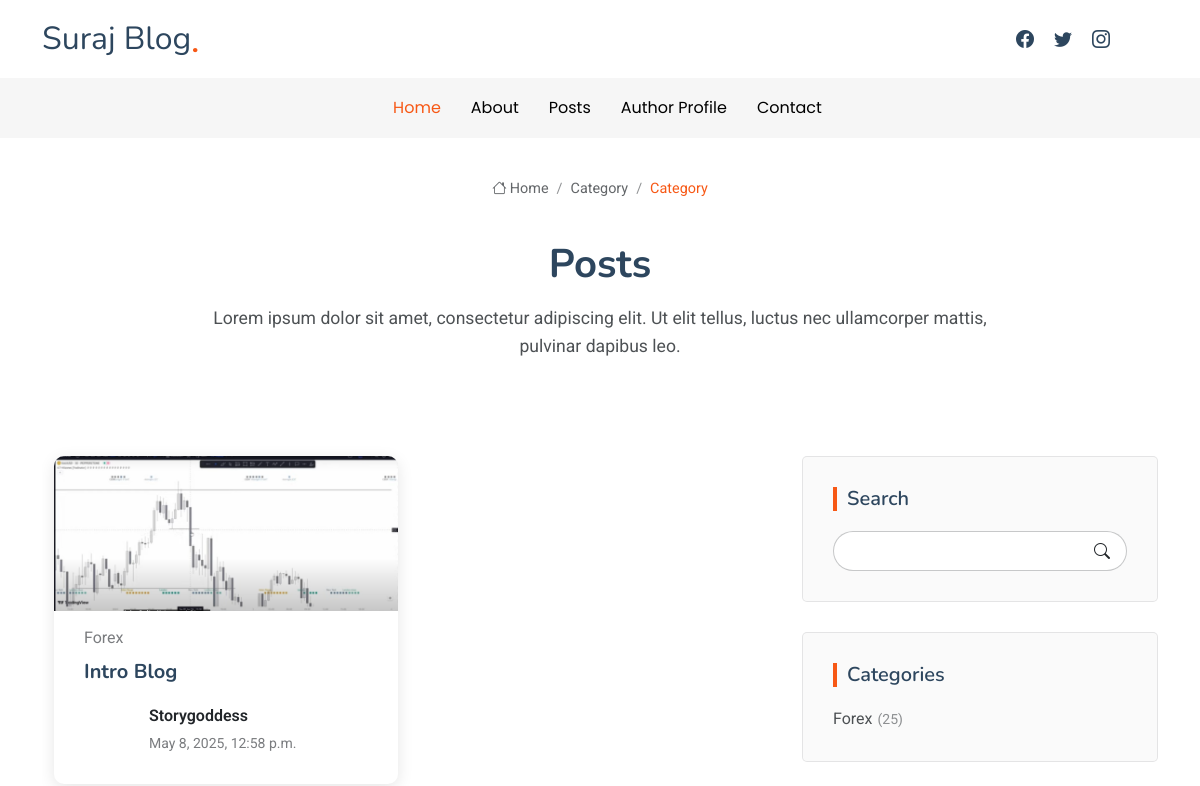
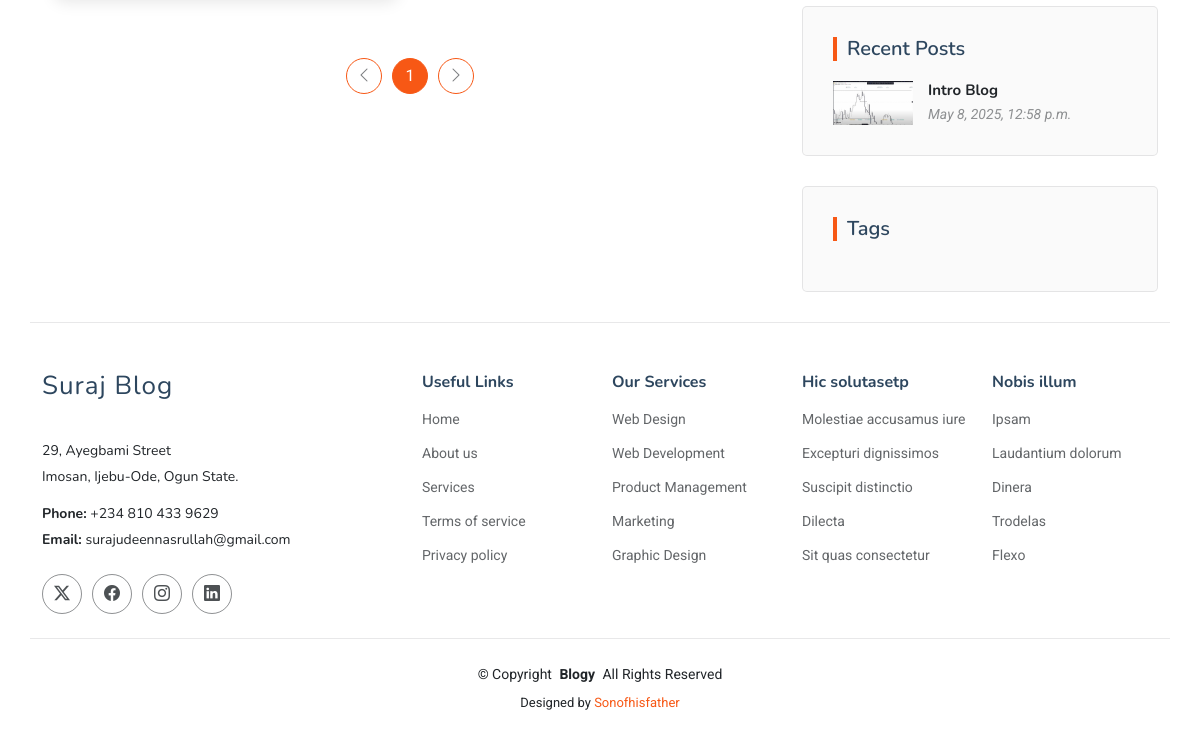
The page /category?page=2 on the database as committed earlier (2 pictures, top to bottom).
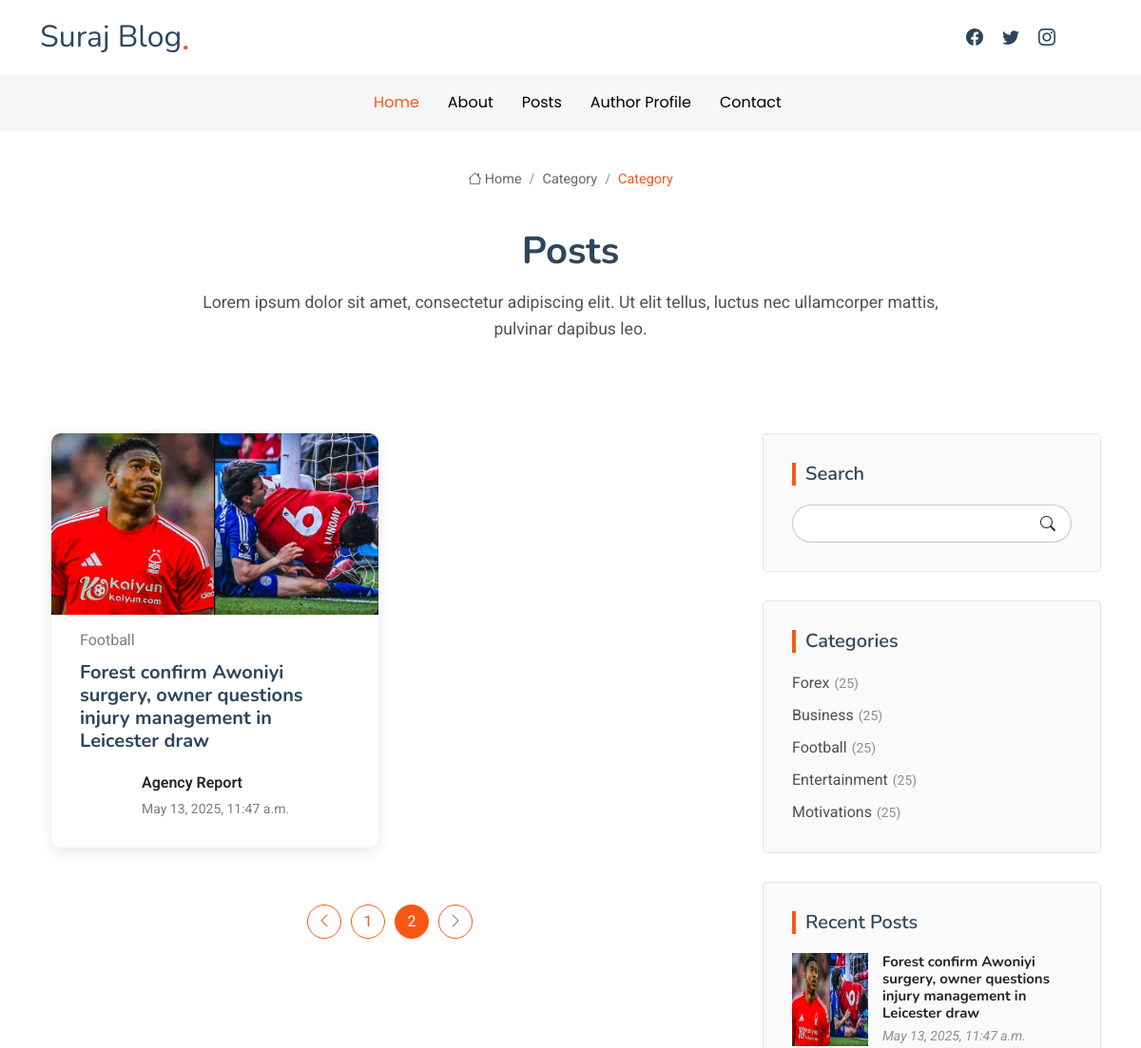
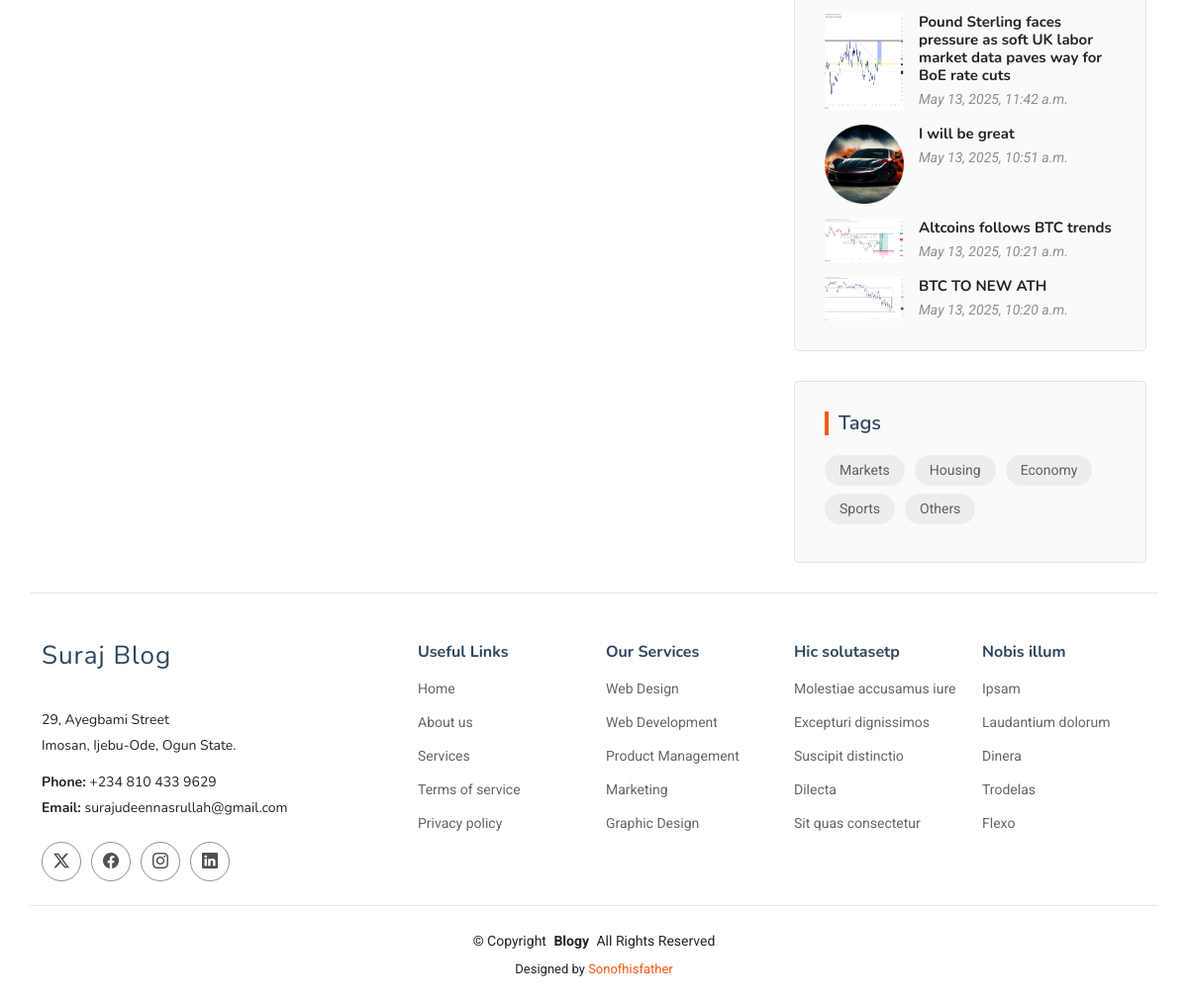
The same page on the database as committed later (2 pictures, top to bottom).
### Blog7/models.py (models this page shows, shortened)
class Posts(models.Model):
    author = models.CharField(max_length=100)
    title = models.CharField(max_length=200)
    content = models.TextField()
    image = models.ImageField(upload_to='posts/')
    tags = models.ManyToManyField(Tag)
    category = models.ForeignKey(Category, on_delete=models.CASCADE)
    date_posted = models.DateTimeField(auto_now_add =True)

class Category(models.Model):
    name = models.CharField(max_length=300)
    def __str__(self):
        return self.name

class Tag(models.Model):
    name = models.CharField(max_length=50)

### Blog7/views.py (the view)
# urls.py: path('category', views.category, name= 'category'),
def category(request):
    posts = Posts.objects.all().order_by('id')
    category = Category.objects.all()
    tag = Tag.objects.all()
    recent_posts = Posts.objects.order_by('-id')[:5]
    paginator =Paginator(posts,6)
    pageNumber = request.GET.get('page')
    pagObj = paginator.get_page(pageNumber)
    return render(request, 'blog/category.html',
                  {'posts': posts,
                  'category': category,
                  'tag': tag,
                  'pagObj': pagObj,
                  'recent_posts': recent_posts,
                  })

### Blog7/templates/blog/category.html (shortened to what the changed rows need)
{% extends "blog/base.html" %}
{% load static %}
{% block content %}
  <main class="main">
    <div class="page-title position-relative">
      <div class="title-wrapper">
        <h1>Posts</h1>
      </div>
    </div>
    <div class="container">
      <div class="row">
        <div class="col-lg-8">
          <section id="category-postst" class="category-postst section">
            <div class="container" data-aos="fade-up" data-aos-delay="100">
              <div class="row gy-4">
                {% for post in pagObj %}
                <div class="col-lg-6">
                  <article>
                    <div class="post-img">
                      {% if post.image %}
                      <img src="{{ post.image.url }}" alt="{{post.title}}" class="img-fluid">
                      {% endif %}
                    </div>
                    <p class="post-category">{{post.category}}</p>
                    <h2 class="title">
                      <a href="{% url "blog_details" post.id %}">{{post.title}}</a>
                    </h2>
                    <div class="d-flex align-items-center">
                      <div class="post-meta">
                        <p class="post-author">{{post.author}}</p>
                        <p class="post-date">
                          <time datetime="2022-01-01">{{post.date_posted}}</time>
                        </p>
                      </div>
                    </div>
                  </article>
                </div>
                {% endfor %}
              </div>
              </div>
          </section>
          <section id="pagination-2" class="pagination-2 section">
            <div class="container">
              <div class="d-flex justify-content-center">
                <ul>
                  {% if pagObj.has_previous %}
                   <li><a href="?page={{ pagObj.previous_page_number }}"><i class="bi bi-chevron-left"></i></a></li>
                  {% else %}
                   <li class="disabled"><a><i class="bi bi-chevron-left"></i></a></li>
                  {% endif %}
                  {% for num in pagObj.paginator.page_range %}
                    {% if pagObj.number == num %}
                      <li><a class="active" href="?page={{ num}}">{{ num }}</a></li>
                    {% elif num > pagObj.number|add:'-3' and num < pagObj.number|add:'3' %}
                      <li><a href="?page={{ num}}">{{ num }}</a></li>
                    {% elif num == 1 or num == pagObj.paginator.num_pages %}
                      <li><a href="?page={{ num }}">{{ num }}</a></li>
                    {% elif forloop.first or forloop.last %}
                      <li>...</li>
                    {% endif %}
                  {% endfor %}
                </ul>
              </div>
            </div>
          </section>
        </div>
        <div class="col-lg-4 sidebar">
          <div class="widgets-container" data-aos="fade-up" data-aos-delay="200">
            <div class="categories-widget widget-item">
              <ul class="mt-3">
                {% for category in category %}
                <li><a href="#">{{category.name}}<span>(25)</span></a></li>
                {% endfor %}
              </ul>
            </div>
            <div class="recent-posts-widget widget-item">
            {% for recent_posts in recent_posts %}
              <div class="post-item">
                {% if recent_posts.image.url %}
                <img src="{{recent_posts.image.url}}" alt="{{recent_posts.title}}" class="flex-shrink-0">
                {% endif %}
                <div>
                  <h4><a href="{% url "blog_details" recent_posts.id %}">{{recent_posts.title}}</a></h4>
                  <time datetime="2020-01-01">{{recent_posts.date_posted}}</time>
                </div>
              </div>
            {% endfor %}
            </div>
            <div class="tags-widget widget-item">
              <ul>
                {% for tag in tag %}
                <li><a href="#">{{tag.name}}</a></li>
                {% endfor %}
              </ul>
            </div>
          </div>
        </div>
      </div>
    </div>
  </main>
{% endblock %}

Rows that differ between the two databases and show on the page:
removed Posts: image (picture), category "Forex", title "Intro Blog", author "Storygoddess", date_posted "May 8, 2025, 12:58 p.m."
added Posts: image (picture), category "Football", title "Forest confirm Awoniyi surgery, owner questions injury management in Leicester draw", author "Agency Report", date_posted "May 13, 2025, 11:47 a.m."
added Category: name "Business"
added Category: name "Football"
added Category: name "Entertainment"
added Category: name "Motivations"
added Posts: image (picture), title "Pound Sterling faces pressure as soft UK labor market data paves way for BoE rate cuts", date_posted "May 13, 2025, 11:42 a.m.", shown under "Recent Posts"
added Posts: image (picture), title "I will be great", date_posted "May 13, 2025, 10:51 a.m.", shown under "Recent Posts"
added Posts: image (picture), title "Altcoins follows BTC trends", date_posted "May 13, 2025, 10:21 a.m.", shown under "Recent Posts"
added Posts: image (picture), title "BTC TO NEW ATH", date_posted "May 13, 2025, 10:20 a.m.", shown under "Recent Posts"
added Tag: name "Markets"
added Tag: name "Housing"
added Tag: name "Economy"
added Tag: name "Sports"
added Tag: name "Others"
Other text that changed with them:
list line gone: "1"
new list line: "1"
new list line: "2"
